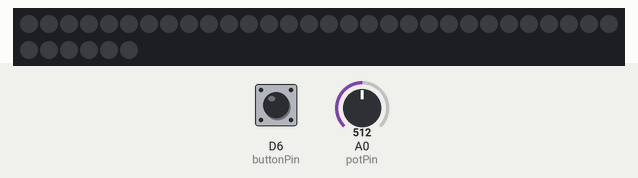
Recording of a sketch running on a simulated ESP8266 (NodeMCU). Shown: 36 RGB LEDs in strip order, left to right, continuing on the next row. The inputs (shaded band) are chosen by the test bench; at power-on: D6 (buttonPin) LOW, A0 (potPin) = 512. Dim RGB values are drawn brighter than linear.

Above: at 1.2 s.
1.3 s: D6 (buttonPin) pulled HIGH for 0.15 s
At 2.5 s:
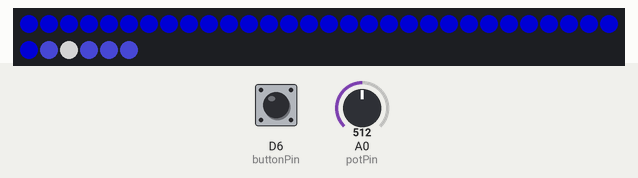
2.9 s: A0 (potPin) set to 716
4.4 s: A0 (potPin) set to 900
5.9 s: A0 (potPin) set to 1023
7.4 s: D6 (buttonPin) pulled HIGH for 1 s
At 8.9 s:
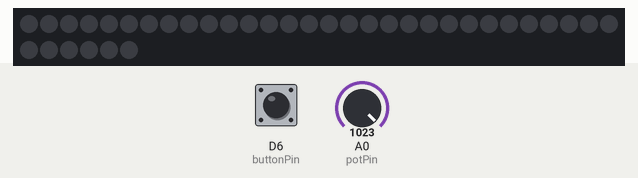
9.9 s: D6 (buttonPin) pulled HIGH for 3.2 s
At 10.6 s:
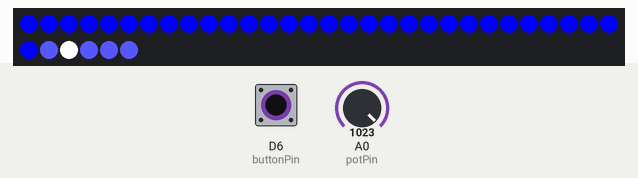
Timing chart, 0 to 12.9 s (numbered marks = the images above; inputs shaded):
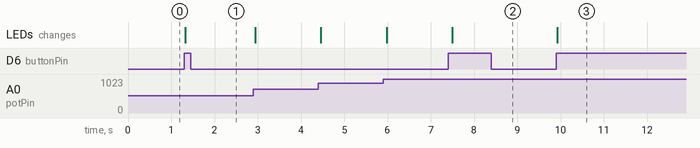

Measured:
- after the input at 1.3 s, the LEDs: change at once (image 1)
- after the input at 7.4 s, the LEDs: change after 0.10 s (image 2)
- after the input at 9.9 s, the LEDs: change at once (image 3)

The sketch:

arc_reactor_old.ino
```cpp
  #include <FastLED.h>
#define LED_PIN     5
#define NUM_LEDS    36
#define MAX_BRIGHTNESS 255
#define MIN_BRIGHTNESS 32
#define potPin A0
#define buttonPin D6

int resistance = 0;
int buttonState= LOW;
int reading;           // the current reading from the input pin
int previous = HIGH;

long ms = 0;         // the last time the output pin was toggled
long debounce = 200;

CRGB leds[NUM_LEDS];
void setup() {

   Serial.begin(115200);

    FastLED.addLeds<WS2812, LED_PIN, GRB>(leds, NUM_LEDS);
  for (int i = 0; i < NUM_LEDS; i++) {
    leds[i] = CRGB::Blue;
  }

for (int i = 31; i < NUM_LEDS; i++) {
    leds[i] = 0x5757ff;
  }
  leds[32] = CRGB::White;
  leds[36] = CRGB::Blue;

     FastLED.setBrightness(MAX_BRIGHTNESS);

     pinMode(buttonPin, INPUT);
}


void loop() {

resistance = map(analogRead(potPin), 0, 1023, 0, 255);
reading = digitalRead(buttonPin);

 // if the input just went from LOW and HIGH and we've waited long enough
  // to ignore any noise on the circuit, toggle the output pin and remember
  // the time
 if (reading == HIGH && previous == LOW && millis() - ms > debounce) {
    if (buttonState == HIGH)
      buttonState = LOW;
    else
      buttonState = HIGH;

    ms = millis();
  }


if (buttonState == HIGH) {
  FastLED.setBrightness(constrain(resistance, MIN_BRIGHTNESS, MAX_BRIGHTNESS));
} else {
  FastLED.setBrightness(0);
}

   FastLED.show();

   previous = reading;

 delay(100);

}
```
